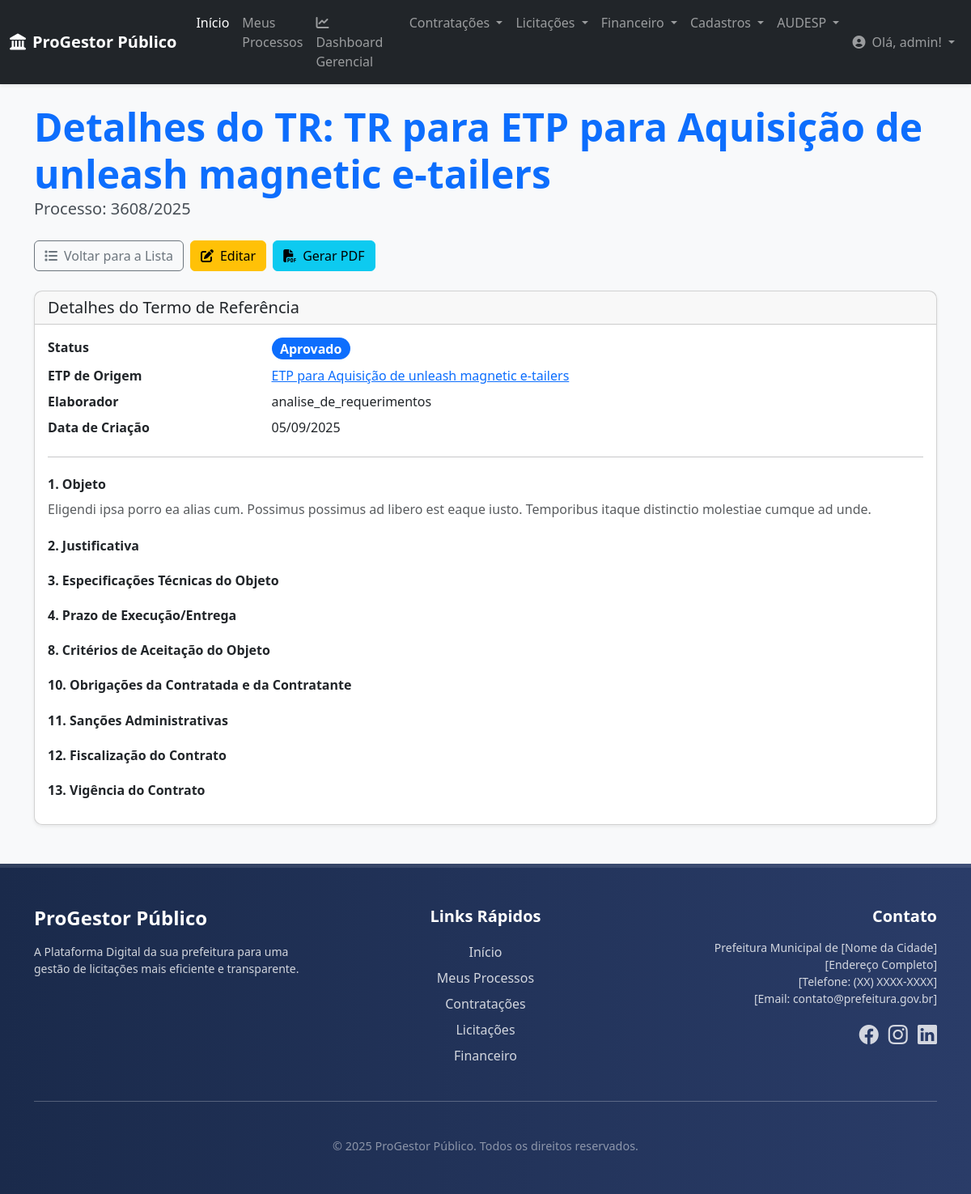
The page /contratacoes/trs/16/ (signed in) on the database its author committed.
### contratacoes/models.py (models this page shows, shortened)
class TR(models.Model):
    etp_origem = models.OneToOneField(
        ETP,
        on_delete=models.CASCADE,
        related_name='termo_referencia',
        verbose_name="ETP de Origem",
        help_text="Estudo Técnico Preliminar que deu origem a este Termo de Referência."
    )
    titulo = models.CharField(
        max_length=255,
        verbose_name="Título do Termo de Referência",
        help_text="Título descritivo do Termo de Referência."
    )
    processo_vinculado = models.OneToOneField(
        Processo,
        on_delete=models.CASCADE,
        null=True, blank=True,
        related_name='tr_documento',
        verbose_name="Processo Principal (ProGestor Público)"
    )
    numero_processo = models.CharField(
        max_length=50,
        unique=True,
        verbose_name="Número do Processo SEI/Interno",
        help_text="Número do processo administrativo relacionado a este TR."
    )
    data_criacao = models.DateField(
        auto_now_add=True,
        verbose_name="Data de Criação"
    )
    autor = models.ForeignKey(
        settings.AUTH_USER_MODEL,
        on_delete=models.SET_NULL,
        null=True,
        blank=True,
        verbose_name="Elaborador"
    )
    objeto = models.TextField(
        verbose_name="1. Objeto",
        help_text="Descrição clara e concisa do que será contratado."
    )
    justificativa = models.TextField(
        verbose_name="2. Justificativa",
        help_text="Relembre a necessidade e os objetivos da contratação."
    )
    especificacoes_tecnicas = models.TextField(
        verbose_name="3. Especificações Técnicas do Objeto",
        help_text="Detalhe as características técnicas do bem ou serviço."
    )
    metodologia_execucao = models.TextField(
        verbose_name="4. Metodologia de Execução (se serviço)",
        null=True,
        blank=True,
        help_text="Como o serviço deve ser executado."
    )
    prazo_execucao_entrega = models.CharField(
        max_length=255,
        verbose_name="5. Prazo de Execução/Entrega",
        help_text="Quando o bem deve ser entregue ou o serviço concluído."
    )
    cronograma_fisico_financeiro = models.TextField(
        verbose_name="6. Cronograma Físico-Financeiro (se aplicável)",
        null=True,
        blank=True,
        help_text="Detalhe das etapas e dos pagamentos."
    )
    criterios_habilitacao = models.TextField(
        verbose_name="7. Critérios de Habilitação (Técnica)",
        help_text="Requisitos que a empresa precisa comprovar."
    )
    criterios_aceitacao = models.TextField(
        verbose_name="8. Critérios de Aceitação do Objeto",
        help_text="Como a administração vai verificar se o que foi entregue está de acordo."
    )
    criterios_pagamento = models.TextField(
        verbose_name="9. Critérios de Pagamento",
        help_text="Como e quando os pagamentos serão feitos."
    )
    obrigacoes_partes = models.TextField(
        verbose_name="10. Obrigações da Contratada e da Contratante",
        help_text="O que cada parte deve fazer."
    )
    sancoes_administrativas = models.TextField(
        verbose_name="11. Sanções Administrativas",
        help_text="Quais as penalidades em caso de descumprimento."
    )
    fiscalizacao_contrato = models.TextField(
        verbose_name="12. Fiscalização do Contrato",
        help_text="Quem será o fiscal do contrato e suas atribuições."
    )
    vigencia_contrato = models.CharField(
        max_length=255,
        verbose_name="13. Vigência do Contrato",
        help_text="Por quanto tempo o contrato será válido."
    )
    estimativa_preco_tr = models.DecimalField(
        max_digits=15,
        decimal_places=2,
        null=True,
        blank=True,
        verbose_name="14. Estimativa de Preço (R$)",
        help_text="Valor estimado da contratação para o TR."
    )
    status = models.CharField(
        max_length=20,
        choices=STATUS_DOCUMENTO_CHOICES,
        default='EM_ELABORACAO',
        verbose_name="Status do TR"
    )
    observacoes_analise = models.TextField(
        verbose_name="Observações da Análise",
        null=True,
        blank=True,
        help_text="Comentários e feedback da equipe de análise."
    )
    anexos = models.ManyToManyField(
        ArquivoAnexo, # <<< ATUALIZADO: Agora usa ArquivoAnexo do core
        blank=True,
        verbose_name="Anexos do TR",
        help_text="Anexos relevantes para este Termo de Referência."
    )
    class Meta:
        verbose_name = "Termo de Referência (TR)"
        verbose_name_plural = "Termos de Referência (TR)"
        ordering = ['-data_criacao']

class ETP(models.Model):
    processo_vinculado = models.OneToOneField(
        Processo,
        on_delete=models.CASCADE,
        null=True, blank=True,
        related_name='etp_documento',
        verbose_name="Processo Principal (ProGestor Público)"
    )
    titulo = models.CharField(
        max_length=255,
        verbose_name="Título do ETP",
        help_text="Título descritivo do Estudo Técnico Preliminar."
    )
    numero_processo = models.CharField(
        max_length=50,
        unique=True,
        verbose_name="Número do Processo SEI/Interno",
        help_text="Número do processo administrativo relacionado a este ETP."
    )
    data_criacao = models.DateField(
        auto_now_add=True,
        verbose_name="Data de Criação"
    )
    data_ultima_atualizacao = models.DateTimeField(auto_now=True)
    setor_demandante = models.CharField(
        max_length=100,
        verbose_name="Setor Demandante",
        help_text="Nome do setor que solicitou a contratação."
    )
    autor = models.ForeignKey(
        settings.AUTH_USER_MODEL,
        on_delete=models.SET_NULL,
        null=True,
        blank=True,
        verbose_name="Elaborador"
    )
    descricao_necessidade = models.TextField(
        verbose_name="1. Descrição da Necessidade",
        help_text="Detalhe o problema a ser resolvido ou a necessidade."
    )
    objetivo_contratacao = models.TextField(
        verbose_name="2. Objetivo da Contratação",
        help_text="Qual o resultado esperado com a contratação?"
    )
    requisitos_contratacao = models.TextField(
        verbose_name="3. Requisitos da Contratação",
        help_text="Características mínimas que a solução deve ter."
    )
    levantamento_solucoes_mercado = models.TextField(
        verbose_name="4. Levantamento de Soluções de Mercado",
        help_text="Pesquisa e análise das alternativas disponíveis no mercado."
    )
    estimativa_quantidades = models.TextField(
        verbose_name="5. Estimativa das Quantidades",
        help_text="Qual a quantidade/dimensão da contratação."
    )
    estimativa_valor = models.DecimalField(
        max_digits=15,
        decimal_places=2,
        null=True,
        blank=True,
        verbose_name="6. Estimativa do Valor da Contratação (R$)",
        help_text="Valor estimado da contratação."
    )
    resultados_esperados = models.TextField(
        verbose_name="7. Resultados Esperados",
        help_text="Benefícios que a contratação trará."
    )
    viabilidade_justificativa_solucao = models.TextField(
        verbose_name="8. Viabilidade e Justificativa da Solução Escolhida",
        help_text="Qual a melhor solução e por que é a melhor."
    )
    contratacoes_correlatas = models.TextField(
        verbose_name="9. Contratações Correlatas e/ou Interdependentes",
        null=True,
        blank=True,
        help_text="Essa contratação depende de outras?"
    )
    alinhamento_planejamento = models.TextField(
        verbose_name="10. Alinhamento com o Planejamento Estratégico",
        help_text="A contratação está de acordo com os objetivos maiores da instituição?"
    )
    status = models.CharField(
        max_length=30,
        choices=STATUS_DOCUMENTO_CHOICES,
        default='EM_ELABORACAO',
        verbose_name="Status do Documento"
    )
    observacoes_analise = models.TextField(
        blank=True,
        null=True,
        verbose_name="Observações da Análise"
    )
    item_pca_vinculado = models.ForeignKey(
        "ItemPCA",
        on_delete=models.SET_NULL,
        null=True,
        blank=True,
        verbose_name="Item do PCA Vinculado"
    )
    anexos = models.ManyToManyField(
        ArquivoAnexo, # <<< ATUALIZADO: Agora usa ArquivoAnexo do core
        blank=True,
        verbose_name="Anexos do ETP"
    )
    permissions = [
                ("pode_submeter_etp_analise", "Pode submeter ETP para análise de requerimentos"),
                ("pode_aprovar_etp_analise", "Pode aprovar ETP pela Análise de Requerimentos"),
                ("pode_recusar_etp_analise", "Pode recusar ETP pela Análise de Requerimentos"),
                ("pode_aprovar_etp_orcamento", "Pode aprovar ETP pelo Setor de Orçamento"),
                ("pode_recusar_etp_orcamento", "Pode recusar ETP pelo Setor de Orçamento"),
            ]
    class Meta:
        verbose_name = "Estudo Técnico Preliminar (ETP)"
        verbose_name_plural = "Estudos Técnicos Preliminares (ETP)"
        ordering = ['-data_criacao']

### contratacoes/views.py (the view)
# urls.py: path('trs/<int:pk>/', views.detalhar_tr, name='detalhar_tr'),
@login_required
def detalhar_tr(request, pk):
    tr = get_object_or_404(TR, pk=pk)
    if tr.autor != request.user and not request.user.is_superuser:
        messages.error(request, 'Você não tem permissão para visualizar este TR.')
        return redirect('contratacoes:listar_trs')
    context = {
        'tr': tr,
        'titulo_pagina': f'Detalhes do TR: {tr.titulo}',
        'status_choices': STATUS_DOCUMENTO_CHOICES # Passar as escolhas de status para o template
    }
    return render(request, 'contratacoes/detalhar_tr.html', context)

### core/context_processors.py (called while the page is built)
def global_context(request):
    return {
        'logo_url': 'img/logo_barueri.jpg', # Caminho do seu logo
        'ano_atual': datetime.date.today().year, # Opcional: para o footer de direitos autorais
    }

### contratacoes/templates/contratacoes/detalhar_tr.html (shortened to what this page needs)
{% extends 'base.html' %}
{% load widget_tweaks %}
{% block content %}
<div class="container mt-4 mb-5">
    <div class="d-flex justify-content-between align-items-center mb-4 flex-wrap gap-2">
        <div>
            <h1 class="display-5 fw-bold text-primary mb-0">{{ titulo_pagina }}</h1>
            <p class="lead">Processo: {{ tr.numero_processo }}</p>
        </div>
        <div class="d-flex gap-2">
            <a href="{% url 'contratacoes:listar_trs' %}" class="btn btn-outline-secondary">
                <i class="fas fa-list me-2"></i>Voltar para a Lista
            </a>
            <a href="{% url 'contratacoes:editar_tr' pk=tr.pk %}" class="btn btn-warning">
                <i class="fas fa-edit me-2"></i>Editar
            </a>
            <a href="{% url 'contratacoes:gerar_tr_pdf' pk=tr.pk %}" class="btn btn-info">
                <i class="fas fa-file-pdf me-2"></i>Gerar PDF
            </a>
        </div>
    </div>
    <div class="card shadow-sm">
        <div class="card-header">
            <h5 class="mb-0">Detalhes do Termo de Referência</h5>
        </div>
        <div class="card-body">
            <dl class="row">
                <dt class="col-sm-3">Status</dt>
                <dd class="col-sm-9"><span class="badge bg-primary fs-6 rounded-pill">{{ tr.get_status_display }}</span></dd>
                <dt class="col-sm-3">ETP de Origem</dt>
                <dd class="col-sm-9"><a href="{% url 'contratacoes:detalhar_etp' pk=tr.etp_origem.pk %}">{{ tr.etp_origem.titulo }}</a></dd>
                <dt class="col-sm-3">Elaborador</dt>
                <dd class="col-sm-9">{{ tr.autor.get_full_name|default:tr.autor.username }}</dd>
                <dt class="col-sm-3">Data de Criação</dt>
                <dd class="col-sm-9">{{ tr.data_criacao|date:"d/m/Y" }}</dd>
            </dl>
            <hr>
            <h6 class="mt-4 fw-bold">1. Objeto</h6>
            <p class="text-muted">{{ tr.objeto|linebreaksbr }}</p>
            <h6 class="mt-4 fw-bold">2. Justificativa</h6>
            <h6 class="mt-4 fw-bold">3. Especificações Técnicas do Objeto</h6>
            <h6 class="mt-4 fw-bold">4. Prazo de Execução/Entrega</h6>
            <h6 class="mt-4 fw-bold">8. Critérios de Aceitação do Objeto</h6>
            <h6 class="mt-4 fw-bold">10. Obrigações da Contratada e da Contratante</h6>
            <h6 class="mt-4 fw-bold">11. Sanções Administrativas</h6>
            <h6 class="mt-4 fw-bold">12. Fiscalização do Contrato</h6>
            <h6 class="mt-4 fw-bold">13. Vigência do Contrato</h6>
        </div>
    </div>
</div>
{% endblock content %}

### core/templates/core/navbar.html (shortened to what this page needs)
<nav class="navbar navbar-expand-lg navbar-dark bg-dark shadow-sm">
    <div class="container-fluid">
        <a class="navbar-brand fw-bold" href="{% url 'core:home' %}">
            <i class="fas fa-landmark me-2"></i>ProGestor Público
        </a>
        <div class="collapse navbar-collapse" id="navbarNavDropdown">
            <ul class="navbar-nav me-auto mb-2 mb-lg-0">
                <li class="nav-item">
                    <a class="nav-link active" aria-current="page" href="{% url 'core:home' %}">Início</a>
                </li>
                <li class="nav-item">
                    <a class="nav-link" href="{% url 'core:meus_processos' %}">Meus Processos</a>
                </li>
                <li class="nav-item">
                    <a class="nav-link" href="{% url 'core:dashboard_gerencial' %}">
                        <i class="fas fa-chart-line me-1"></i>Dashboard Gerencial
                    </a>
                </li>
                <li class="nav-item dropdown">
                    <a class="nav-link dropdown-toggle" href="#" id="navbarContratacoes" role="button" data-bs-toggle="dropdown" aria-expanded="false">
                        Contratações
                    </a>
                </li>
                <li class="nav-item dropdown">
                    <a class="nav-link dropdown-toggle" href="#" id="navbarLicitacoes" role="button" data-bs-toggle="dropdown" aria-expanded="false">
                        Licitações
                    </a>
                </li>
                <li class="nav-item dropdown">
                    <a class="nav-link dropdown-toggle" href="#" id="navbarFinanceiro" role="button" data-bs-toggle="dropdown" aria-expanded="false">
                        Financeiro
                    </a>
                </li>
                <li class="nav-item dropdown">
                    <a class="nav-link dropdown-toggle" href="#" id="navbarCadastros" role="button" data-bs-toggle="dropdown" aria-expanded="false">
                        Cadastros
                    </a>
                </li>
                <li class="nav-item dropdown">
                    <a class="nav-link dropdown-toggle" href="#" id="navbarAudesp" role="button" data-bs-toggle="dropdown" aria-expanded="false">
                        AUDESP
                    </a>
                </li>
            </ul>
            <ul class="navbar-nav">
                {% if user.is_authenticated %}
                    <li class="nav-item dropdown">
                        <a class="nav-link dropdown-toggle" href="#" id="navbarUserDropdown" role="button" data-bs-toggle="dropdown" aria-expanded="false">
                            <i class="fas fa-user-circle me-1"></i> Olá, {{ user.username }}!
                        </a>
                    </li>
                {% else %}
                    <li class="nav-item">
                        <a class="nav-link" href="{% url 'account_login' %}">Entrar</a>
                    </li>
                {% endif %}
            </ul>
        </div>
    </div>
</nav>

### core/templates/base.html (style rules this page uses)
:root { --primary-color: #0056b3; --secondary-color: #337ab7; --dark-blue: #1a2a4b; --light-grey: #f8f9fa; --medium-grey: #e9ecef; --text-dark: #495057; --text-light: #ffffff; }
body { display: flex; flex-direction: column; min-height: 100vh; font-family: 'Segoe UI', Roboto, 'Helvetica Neue', Arial, sans-serif; background-color: var(--light-grey); color: var(--text-dark); }
.navbar { box-shadow: 0 2px 4px rgba(0,0,0,.08); }
.card { border-radius: 10px; box-shadow: 0 4px 12px rgba(0,0,0,.08); transition: transform 0.2s ease-in-out; }

### rows shown on the page
TR: numero_processo "3608/2025", status "Aprovado", etp_origem.titulo "ETP para Aquisição de unleash magnetic e-tailers", autor.get_full_name "analise_de_requerimentos", data_criacao "05/09/2025", objeto "Eligendi ipsa porro ea alias cum. Possimus possimus ad libero est eaque iusto. Temporibus itaque distinctio molestiae cumque ad unde."

### other values the page prints
{{ user.username }} "admin"
{{ titulo_pagina }} "Detalhes do TR: TR para ETP para Aquisição de unleash magnetic e-tailers"
